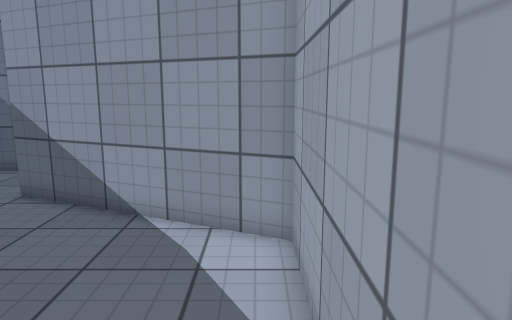
view 1 (above)

21 first-person views from a walk through a 3-D level made in the Unity game engine. The camera is 1.5 m above the floor, tilts 10° down and sees 70° across. The floor is counted in squares, 0.5 m on a side. Each view is taken from the middle of a square. On the plan, view 1 faces up. The plan holds only what a view shows up to about 20 squares ahead; the rest is blank. The player character is not drawn. Some animated figures are left out. Surface patterns are stand-ins for the level's own textures.

view 2
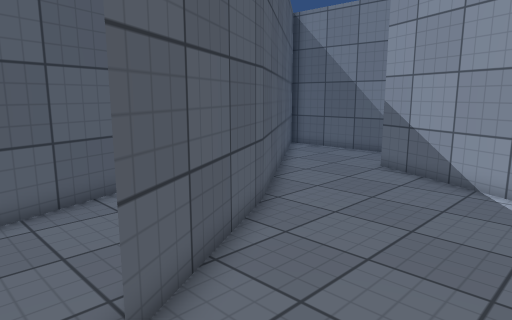

view 3
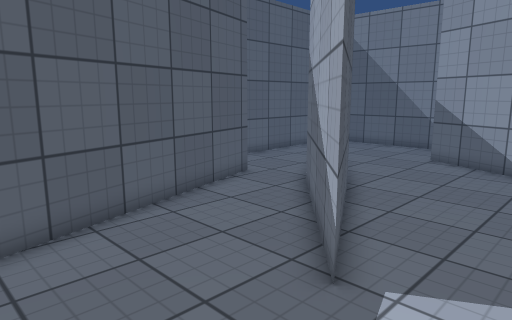

view 4
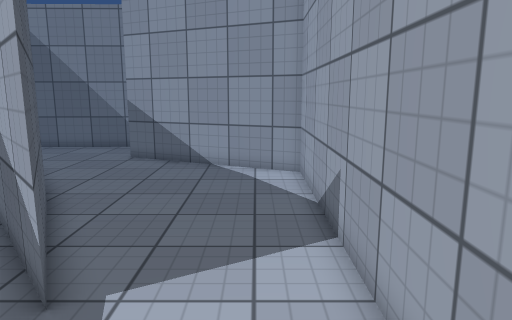

view 5
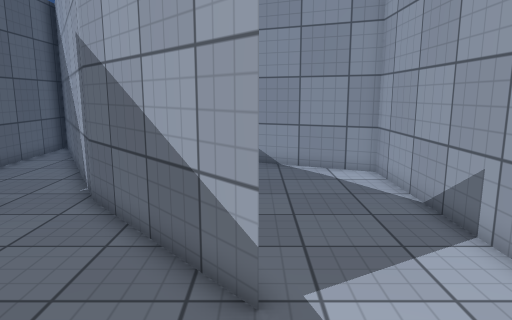

view 6
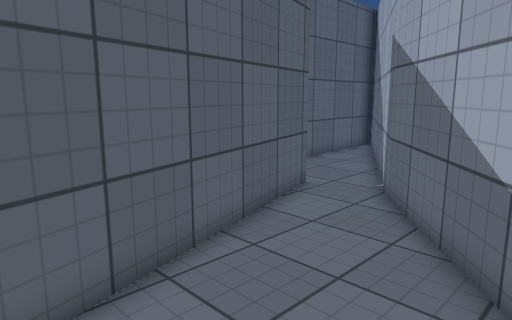

view 7
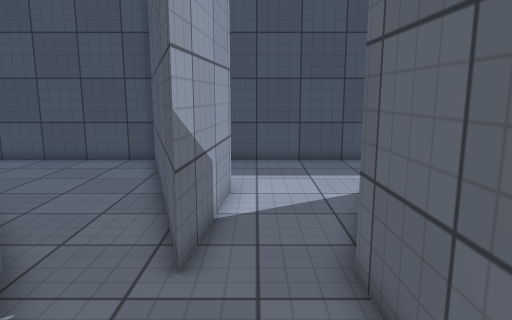

view 8
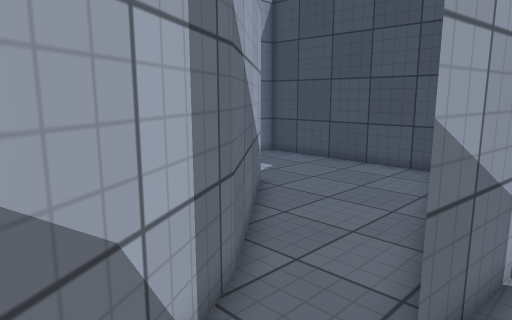

view 9
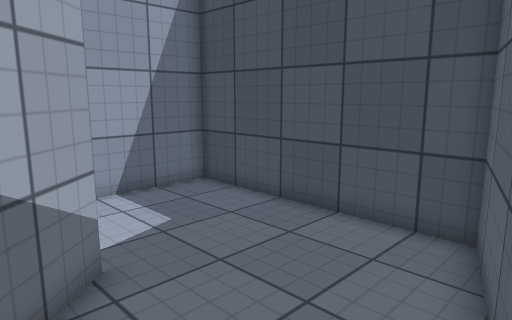

view 10
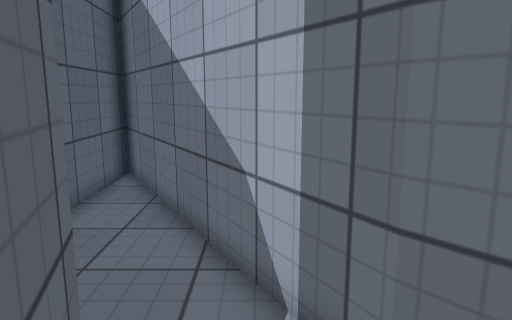

view 11
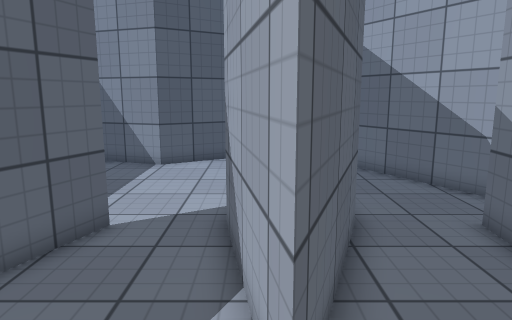

view 12
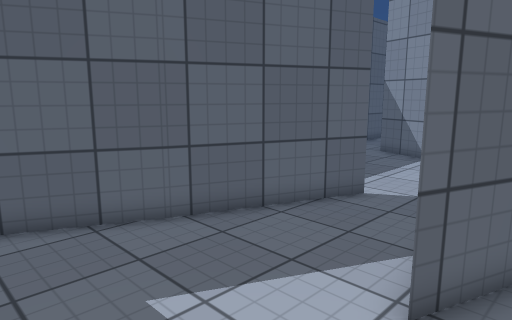

view 13
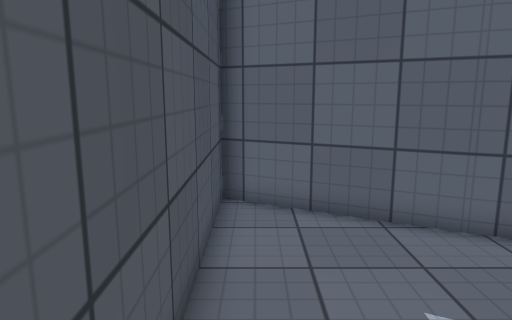

view 14
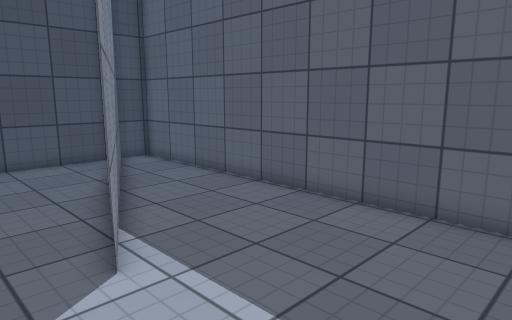

view 15
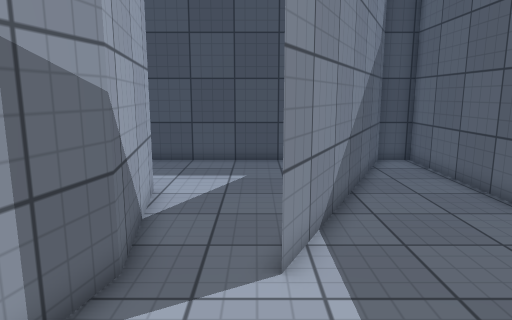

view 16
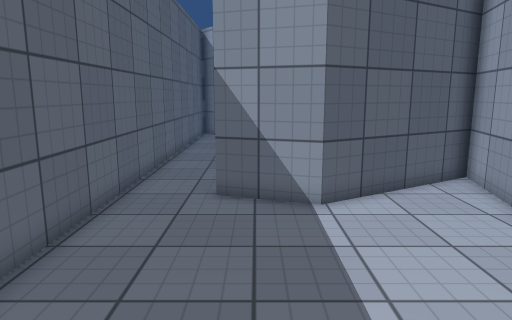

view 17
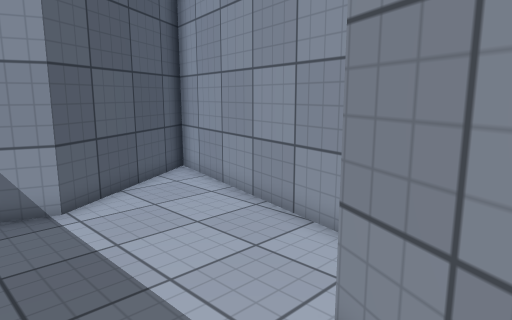

view 18
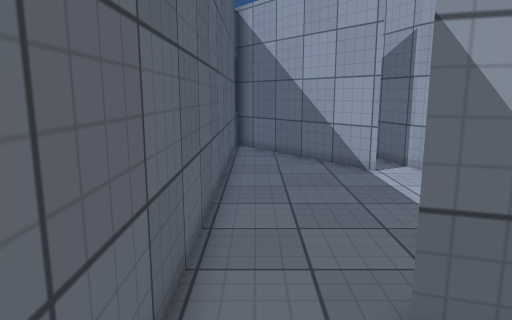

view 19
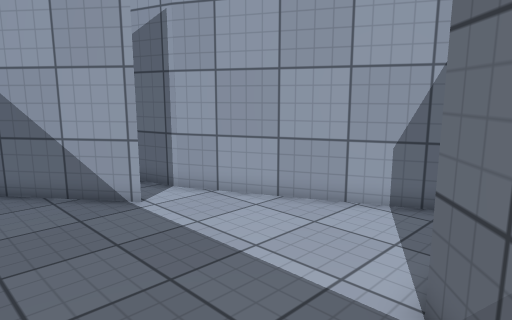

view 20
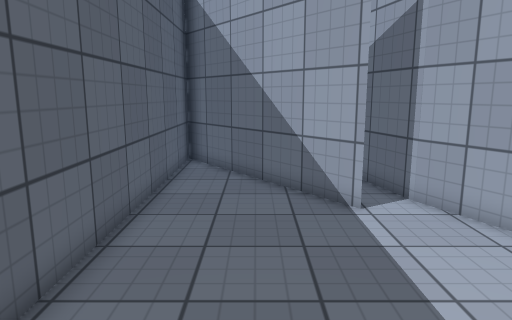

view 21
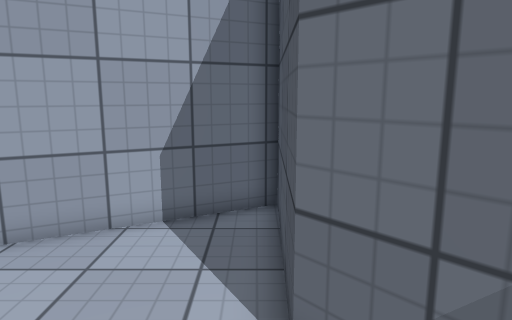

### Floor plan
Ten units are one square. View 1 is at (0, 0); x grows to the right and y downward. Boxes are objects, and circles mark ways between rooms. Rooms are numbered by the first view taken in them; rooms with no view inside come last. Other rooms are left out.
<svg viewBox="-277 -310 290 395">
<path fill="none" stroke="#000" d="M-39 24 -87 -32M-113 -20 -82 80 8 80 8 -73 -73 -109M-131 -116 -72 -35 -40 23M-89 -145 -104 -145M-87 -31 -151 -144 -147 -32 -155 -9M-120 5 -117 -32 -113 -20M-155 -9 -167 24 -174 -17M-122 25 -120 5M-210 -19 -227 24 -255 80 -118 80M-204 -32 -210 -19M-174 -17 -177 -32 -151 -144 -212 -108 -242 -119M-272 -115 -272 80 -257 80 -204 -33M-211 -224 -272 -305M-227 -132 -212 -146 -151 -144 -195 -232M-272 -290 -272 -115"/>
<circle cx="-100" cy="-20" r="3" fill="#2a7"/>
<circle cx="-135" cy="-5" r="3" fill="#2a7"/>
<circle cx="-195" cy="-10" r="3" fill="#2a7"/>
<circle cx="-255" cy="-110" r="3" fill="#2a7"/>
<text x="-50" y="-30">1</text>
<text x="-130" y="-50">2</text>
<text x="-180" y="40">3</text>
<text x="-230" y="-50">4</text>
<text x="-230" y="-190">5</text>
</svg>
Room 1 opens to room 2. Room 2 opens to room 3. Room 3 opens to room 4. Room 4 opens to room 5.

Where each view was taken, in squares from view 1:
view 1: 0 up, 0 right, facing up
view 2: 4 down, 0 right, facing up-left
view 3: 7 down, 1 left, facing up-left
view 4: 7 down, 1 left, facing up
view 5: 7 down, 4 left, facing up
view 6: 7 down, 4 left, facing up-left
view 7: 9 up, 13 left, facing down
view 8: 7 up, 13 left, facing down-right
view 9: 0 up, 10 left, facing down-right
view 10: 0 up, 10 left, facing up
view 11: 5 down, 17 left, facing up
view 12: 7 down, 15 left, facing up-left
view 13: 7 down, 15 left, facing left
view 14: 9 up, 18 left, facing down-left
view 15: 9 up, 20 left, facing down
view 16: 1 up, 23 left, facing up
view 17: 1 up, 24 left, facing up-right
view 18: 8 up, 26 left, facing up
view 19: 13 up, 26 left, facing up-right
view 20: 13 up, 24 left, facing up
view 21: 15 up, 25 left, facing right
